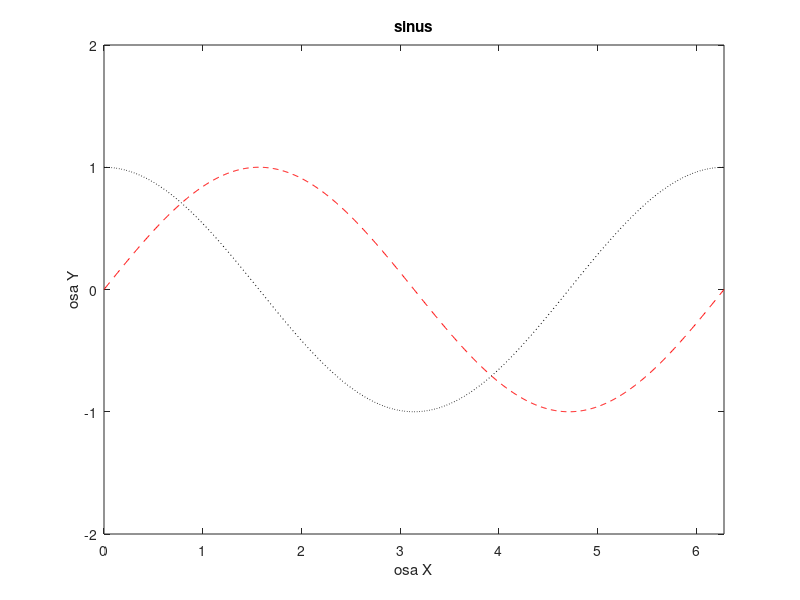

Write the MATLAB code that produced this figure. (Note: this script raises an error after producing the figure.)
%% zacatek
clear all;
a = [4 5 6];
b = [7 8 9];

%% souciny
skalarni = dot(a,b)
vektorovy = cross(a,b)

%%
A = [4 5 6; 1 2 3];
B = [1 2; 1 2; 1 2];
A*B
a*b'
%%
x1 = linspace(1,5,350);
x2 = logspace(1,3,3);

%%
A = [1 1 1 1; 2 2 2 2; 1 2 3 4; 2 4 6 8];
A(3,4);
A([1,4],:)

%%
%A(1,:) = []
s = size(A)
length([4 5 6])

%%
length(A(:))

%%
B = A'
prevracena = flipud(A) %fliplr(A)

%%
% A = ones(5)
% A = zeros(7,8)
% A = diag([4 5 6 8 9])
% B = [3 3 3 0 0 0 0; 3 3 3 0 0 0 0; 3 3 3 5 0 0 0; 0 0 0 0 8 8 8;0 0 0 0 8 8 8;0 0 0 0 8 8 8;]

M = zeros(6,7);
M(1:3,1:3) = ones(3)*3;
M(3,4) = 5;
M(4:6,5:7) = ones(3)*8;

%%
N = 1.5*M-6;

M*N'

%% 
K = M.*N
K = M./N

%%
M.^2

%%
a = randn(5)
b = rand(5)

%%
v = 1000:-6:100

%%
x = 0:100;
y = sin(x)

%%
a = randn(5);
kladny = (a>=0)

%%
A = [1 1 1 1; 2 2 2 2; 1 2 3 4; 2 4 6 8];
A(A==2) = 10;
A(A<=4) = 0
%%
min(min(A))

%%
x = 0;
for i=[4 8 15 1 2]
    x = x+i;
end
x

%%
clear all
x = linspace(0,2*pi,1000);
y = sin(x);
figure
plot(x,y,'r--')
title('sinus')
xlabel('osa X')
ylabel('osa Y')
axis([0 2*pi -2 2])
hold on
plot(x,cos(x),'k:')

%%
x = linspace(0,2*pi,1000);
y = naseFunkce(x);
figure
plot(x,y)

%%
save('dataProGraf','x','y')

save('dataProGraf','a','b','-append')
%%
load('dataProGraf')